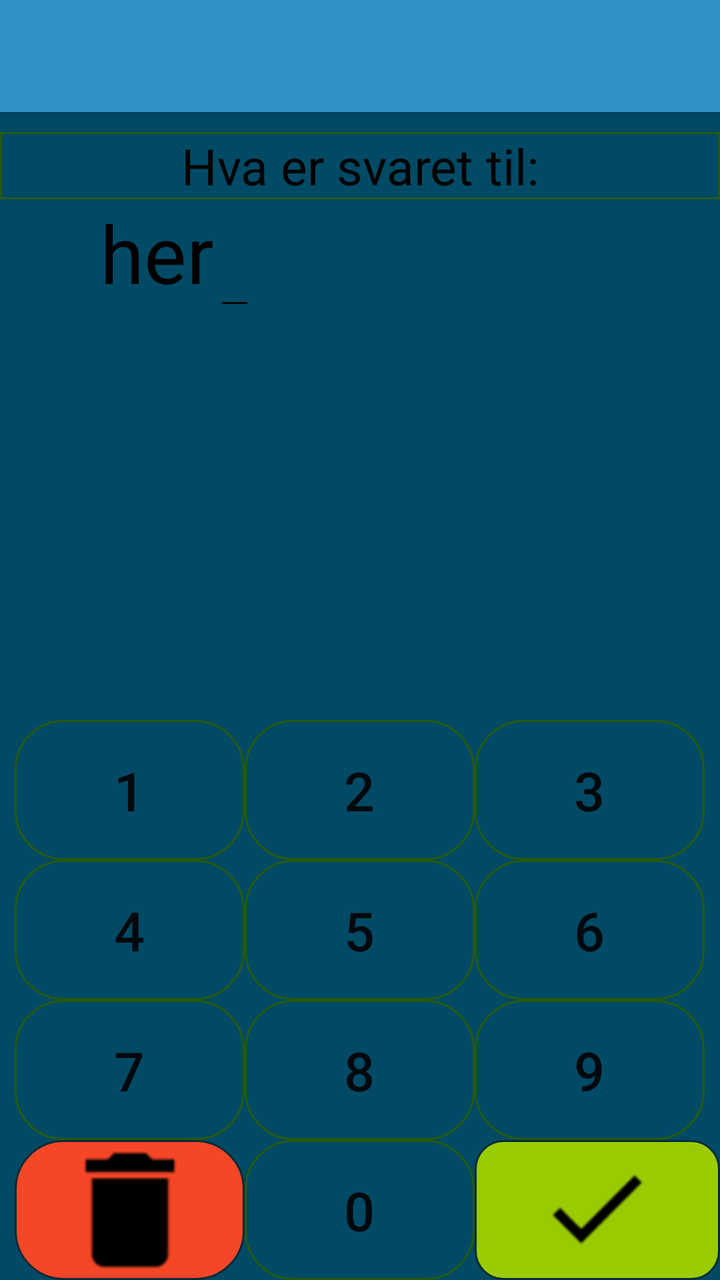
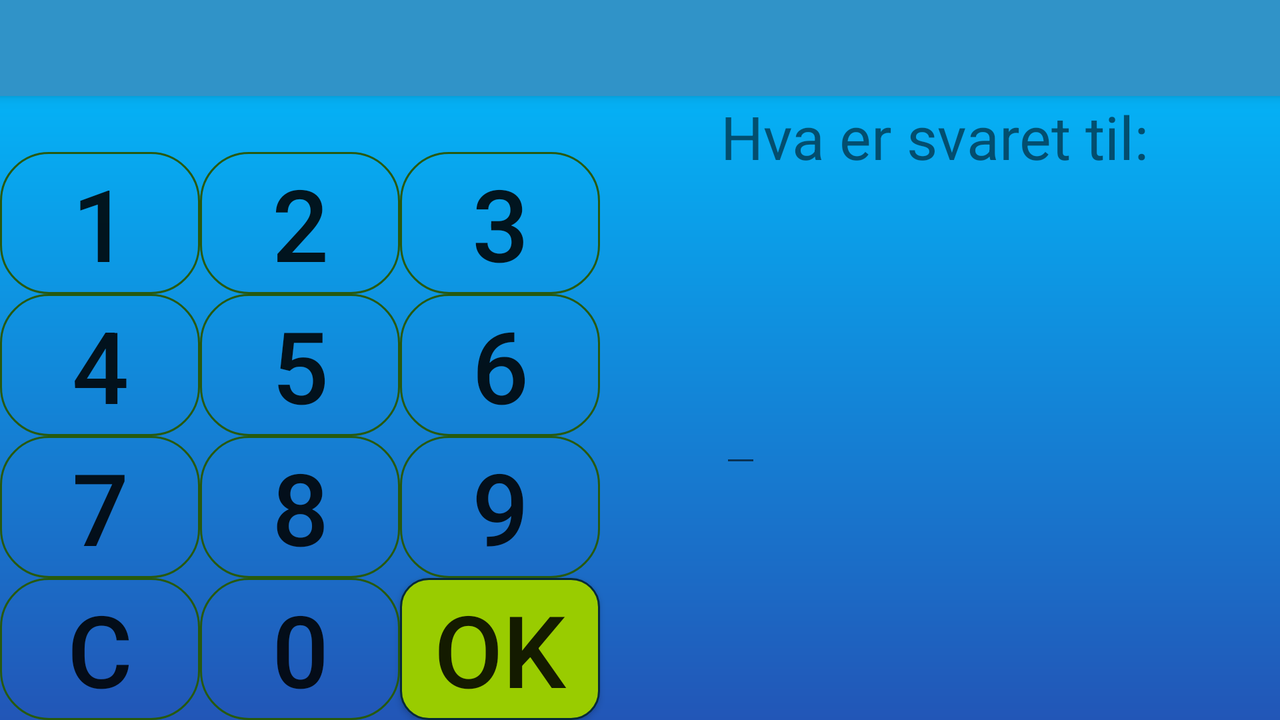

One screen, two layout resources from the same app: the default and the repository's alternative for another configuration. Each is rendered where Android would select it; the XML of both is given below.
<!-- AndroidManifest.xml: application theme Theme.AppCompat.Light.NoActionBar -->
<!-- res/layout/activity_new_game.xml -->
<?xml version="1.0" encoding="utf-8"?>
<RelativeLayout xmlns:android="http://schemas.android.com/apk/res/android"
    xmlns:app="http://schemas.android.com/apk/res-auto"
    xmlns:tools="http://schemas.android.com/tools"
    android:layout_width="match_parent"
    android:layout_height="match_parent"
    android:background="@color/backgroundColor"
    tools:context=".NewGame">

    <android.support.v7.widget.Toolbar
        android:id="@+id/my_toolbar"
        android:layout_width="match_parent"
        android:layout_height="?attr/actionBarSize"
        android:elevation="4dp"
        android:background="@color/navbar_color"
        android:theme="@style/ThemeOverlay.AppCompat.ActionBar"
        app:popupTheme="@style/ThemeOverlay.AppCompat.Light"/>

    <TextView
        android:id="@+id/textQuestion"
        android:layout_width="wrap_content"
        android:layout_height="wrap_content"
        android:layout_below="@id/my_toolbar"
        android:layout_alignParentStart="true"
        android:layout_alignParentEnd="true"
        android:layout_marginTop="10dp"
        android:textAlignment="center"
        android:text="@string/textQuestion"
        android:textSize="25sp"
        android:textColor="@color/black"
        android:background="@drawable/textborder"/>

    <TextView
        android:id="@+id/mathQuestionTextView"
        android:layout_width="wrap_content"
        android:layout_height="wrap_content"
        android:layout_below="@id/textQuestion"
        android:paddingLeft="50dp"
        android:text="her"
        android:textAlignment="center"
        android:textColor="@color/black"
        android:textSize="40sp" />

    <EditText
        android:id="@+id/answerBox"
        android:layout_width="wrap_content"
        android:layout_height="wrap_content"
        android:layout_alignBaseline="@+id/mathQuestionTextView"
        android:layout_toEndOf="@+id/mathQuestionTextView"
        android:backgroundTint="@color/black"
        android:maxLength="3"
        android:textAlignment="center"
        android:textColor="@color/black"
        android:textSize="40sp" />

    <Button
        android:textSize="27sp"
        android:id="@+id/btn_2"
        android:layout_width="wrap_content"
        android:layout_height="wrap_content"
        android:layout_above="@id/btn_5"
        android:layout_centerHorizontal="true"
        android:text="@string/calcBtn2"
        android:background="@drawable/button_shape"/>

    <Button
        android:textSize="27sp"
        android:id="@+id/btn_1"
        android:layout_width="wrap_content"
        android:layout_height="wrap_content"
        android:layout_toStartOf="@+id/btn_2"
        android:layout_above="@+id/btn_4"
        android:background="@drawable/button_shape"
        android:text="@string/calcBtn1" />

    <Button
        android:textSize="27sp"
        android:id="@+id/btn_3"
        android:layout_width="wrap_content"
        android:layout_height="wrap_content"
        android:layout_above="@+id/btn_6"
        android:layout_toEndOf="@+id/btn_2"
        android:layout_centerHorizontal="true"
        android:text="@string/calcBtn3"
        android:background="@drawable/button_shape"/>

    <Button
        android:textSize="27sp"
        android:id="@+id/btn_4"
        android:layout_width="wrap_content"
        android:layout_height="wrap_content"
        android:layout_above="@+id/btn_7"
        android:layout_toStartOf="@+id/btn_2"
        android:layout_centerHorizontal="true"
        android:text="@string/calcBtn4"
        android:background="@drawable/button_shape"/>

    <Button
        android:textSize="27sp"
        android:id="@+id/btn_5"
        android:layout_width="wrap_content"
        android:layout_height="wrap_content"
        android:layout_above="@+id/btn_8"
        android:layout_toEndOf="@+id/btn_4"
        android:layout_centerHorizontal="true"
        android:text="@string/calcBtn5"
        android:background="@drawable/button_shape"/>

    <Button
        android:textSize="27sp"
        android:id="@+id/btn_6"
        android:layout_width="wrap_content"
        android:layout_height="wrap_content"
        android:layout_above="@+id/btn_9"
        android:layout_toEndOf="@+id/btn_5"
        android:layout_centerHorizontal="true"
        android:text="@string/calcBtn6"
        android:background="@drawable/button_shape"/>

    <Button
        android:textSize="27sp"
        android:id="@+id/btn_7"
        android:layout_width="wrap_content"
        android:layout_height="wrap_content"
        android:layout_above="@+id/btn_clear"
        android:layout_toStartOf="@+id/btn_5"
        android:layout_centerHorizontal="true"
        android:text="@string/calcBtn7"
        android:background="@drawable/button_shape"/>

    <Button
        android:textSize="27sp"
        android:id="@+id/btn_8"
        android:layout_width="wrap_content"
        android:layout_height="wrap_content"
        android:layout_above="@+id/btn_0"
        android:layout_toEndOf="@+id/btn_7"
        android:layout_centerHorizontal="true"
        android:text="@string/calcBtn8"
        android:background="@drawable/button_shape"/>

    <Button
        android:textSize="27sp"
        android:id="@+id/btn_9"
        android:layout_width="wrap_content"
        android:layout_height="wrap_content"
        android:layout_above="@+id/btn_ok"
        android:layout_toEndOf="@+id/btn_8"
        android:layout_centerHorizontal="true"
        android:text="@string/calcBtn9"
        android:background="@drawable/button_shape"/>

    <ImageButton
        android:id="@+id/btn_clear"
        android:layout_width="wrap_content"
        android:layout_height="wrap_content"
        android:layout_toStartOf="@+id/btn_8"
        android:layout_centerHorizontal="true"
        android:layout_alignParentBottom="true"
        android:src="@drawable/delete_icon_button"
        android:background="@drawable/clear_button"/>

    <Button
        android:textSize="27sp"
        android:id="@+id/btn_0"
        android:layout_width="wrap_content"
        android:layout_height="wrap_content"
        android:layout_toEndOf="@+id/btn_clear"
        android:layout_centerHorizontal="true"
        android:layout_alignParentBottom="true"
        android:text="@string/calcBtn0"
        android:background="@drawable/button_shape"/>

    <ImageButton
        android:id="@+id/btn_ok"
        android:layout_width="wrap_content"
        android:layout_height="wrap_content"
        android:layout_toEndOf="@+id/btn_0"
        android:layout_centerHorizontal="true"
        android:layout_alignParentBottom="true"
        android:src="@drawable/done_icon_button"
        android:background="@drawable/ok_button"/>

</RelativeLayout>
<!-- resources referenced by this layout -->
<resources>
  <color name="backgroundColor">#004a65</color>
  <color name="navbar_color">#3093c8</color>
  <!-- drawable button_shape (drawable) -->
  <?xml version="1.0" encoding="utf-8"?>
  <shape xmlns:android="http://schemas.android.com/apk/res/android" android:shape="rectangle" >
  
      <solid
          android:color="@color/calculator_btn_color"
          />
      <corners
          android:radius="24dp"
          />
      <stroke
          android:width="1dp"
          android:color="#275a0f"
          />
      <size
          android:width="115dp"
          android:height="70dp"
          />
  
  </shape>
  <!-- drawable clear_button (drawable) -->
  <?xml version="1.0" encoding="utf-8"?>
  <shape xmlns:android="http://schemas.android.com/apk/res/android" android:shape="rectangle" >
  
      <solid
          android:color="#f54627"
          />
      <corners
          android:radius="24dp"
          />
      <stroke
          android:width="1dp"
          android:color="#072a37"
          />
      <size
          android:width="115dp"
          android:height="70dp"
          />
  
  </shape>
  <!-- drawable delete_icon_button: png bitmap (drawable, 629 bytes) -->
  <!-- drawable done_icon_button: png bitmap (drawable, 722 bytes) -->
  <!-- drawable ok_button (drawable) -->
  <?xml version="1.0" encoding="utf-8"?>
  <shape xmlns:android="http://schemas.android.com/apk/res/android" android:shape="rectangle" >
  
      <solid
          android:color="#ff99cc00"
          />
      <stroke
          android:width="1dp"
          android:color="#072a37"
          />
      <corners
          android:radius="14dp"
          />
      <size
          android:width="130dp"
          android:height="70dp"
          />
  
  </shape>
  <!-- drawable textborder (drawable) -->
  <shape xmlns:android="http://schemas.android.com/apk/res/android" android:shape="rectangle" >
      <stroke
          android:width="1dip" android:color="#275a0f"/>
  </shape>
  <string name="calcBtn0">0</string>
  <string name="calcBtn1">1</string>
  <string name="calcBtn2">2</string>
  <string name="calcBtn3">3</string>
  <string name="calcBtn4">4</string>
  <string name="calcBtn5">5</string>
  <string name="calcBtn6">6</string>
  <string name="calcBtn7">7</string>
  <string name="calcBtn8">8</string>
  <string name="calcBtn9">9</string>
  <string name="textQuestion">Hva er svaret til:</string>
  
      // Verdier til kalkulatoren
</resources>
<!-- res/layout-land/activity_new_game.xml (the repository's variant of the layout above) -->
<!-- drawn on the phone turned sideways -->
<?xml version="1.0" encoding="utf-8"?>
<RelativeLayout xmlns:android="http://schemas.android.com/apk/res/android"
    xmlns:app="http://schemas.android.com/apk/res-auto"
    xmlns:tools="http://schemas.android.com/tools"
    android:layout_width="match_parent"
    android:layout_height="match_parent"
    android:background="@drawable/gradient_bgcolor"
    tools:context=".NewGame">

    <android.support.v7.widget.Toolbar
        android:id="@+id/my_toolbar"
        android:layout_width="match_parent"
        android:layout_height="?attr/actionBarSize"
        android:elevation="4dp"
        android:background="@color/navbar_color"
        android:theme="@style/ThemeOverlay.AppCompat.ActionBar"
        app:popupTheme="@style/ThemeOverlay.AppCompat.Light"/>

    <TextView
        android:id="@+id/textQuestion"
        android:layout_width="wrap_content"
        android:layout_height="wrap_content"
        android:textSize="30sp"
        android:layout_below="@id/my_toolbar"
        android:layout_toEndOf="@+id/btn_3"
        android:text="@string/textQuestion"
        android:layout_marginLeft="60dp"
        android:textAlignment="center"/>

    <TextView
        android:id="@+id/mathQuestionTextView"
        android:layout_width="wrap_content"
        android:layout_height="wrap_content"
        android:textSize="50sp"
        android:layout_below="@id/textQuestion"
        android:layout_toEndOf="@+id/btn_3"
        android:layout_marginLeft="60dp"
        android:textAlignment="center"/>

    <EditText
        android:id="@+id/edText1"
        android:layout_width="wrap_content"
        android:layout_height="wrap_content"
        android:layout_below="@+id/mathQuestionTextView"
        android:layout_toEndOf="@+id/btn_3"
        android:textAlignment="center"
        android:layout_marginLeft="60dp"
        android:textSize="50sp"/>

    <Button
        android:id="@+id/btn_2"
        android:layout_width="wrap_content"
        android:layout_height="wrap_content"
        android:layout_above="@+id/btn_5"
        android:layout_toEndOf="@+id/btn_1"
        android:background="@drawable/landscape_newgame_button_shape"
        android:text="@string/calcBtn2"
        android:textSize="50sp" />

    <Button
        android:id="@+id/btn_1"
        android:layout_width="wrap_content"
        android:layout_height="wrap_content"
        android:layout_alignParentStart="true"
        android:layout_centerVertical="true"
        android:layout_above="@+id/btn_4"
        android:background="@drawable/landscape_newgame_button_shape"
        android:text="@string/calcBtn1"
        android:textSize="50sp" />

    <Button android:textSize="50sp"
        android:id="@+id/btn_3"
        android:layout_width="wrap_content"
        android:layout_height="wrap_content"
        android:layout_above="@+id/btn_6"
        android:layout_toEndOf="@+id/btn_2"
        android:layout_centerHorizontal="true"
        android:text="@string/calcBtn3"
        android:background="@drawable/landscape_newgame_button_shape"/>

    <Button
        android:id="@+id/btn_4"
        android:layout_width="wrap_content"
        android:layout_height="wrap_content"
        android:layout_alignParentStart="true"
        android:layout_below="@+id/btn_2"
        android:background="@drawable/landscape_newgame_button_shape"
        android:text="@string/calcBtn4"
        android:textSize="50sp" />

    <Button android:textSize="50sp"
        android:id="@+id/btn_5"
        android:layout_width="wrap_content"
        android:layout_height="wrap_content"
        android:layout_above="@+id/btn_8"
        android:layout_toEndOf="@+id/btn_4"
        android:layout_centerHorizontal="true"
        android:text="@string/calcBtn5"
        android:background="@drawable/landscape_newgame_button_shape"/>

    <Button android:textSize="50sp"
        android:id="@+id/btn_6"
        android:layout_width="wrap_content"
        android:layout_height="wrap_content"
        android:layout_above="@+id/btn_9"
        android:layout_toEndOf="@+id/btn_5"
        android:layout_centerHorizontal="true"
        android:text="@string/calcBtn6"
        android:background="@drawable/landscape_newgame_button_shape"/>

    <Button android:textSize="50sp"
        android:id="@+id/btn_7"
        android:layout_width="wrap_content"
        android:layout_height="wrap_content"
        android:layout_above="@+id/btn_clear"
        android:layout_toStartOf="@+id/btn_5"
        android:layout_centerHorizontal="true"
        android:text="@string/calcBtn7"
        android:background="@drawable/landscape_newgame_button_shape"/>

    <Button android:textSize="50sp"
        android:id="@+id/btn_8"
        android:layout_width="wrap_content"
        android:layout_height="wrap_content"
        android:layout_above="@+id/btn_0"
        android:layout_toEndOf="@+id/btn_7"
        android:layout_centerHorizontal="true"
        android:text="@string/calcBtn8"
        android:background="@drawable/landscape_newgame_button_shape"/>

    <Button android:textSize="50sp"
        android:id="@+id/btn_9"
        android:layout_width="wrap_content"
        android:layout_height="wrap_content"
        android:layout_above="@+id/btn_ok"
        android:layout_toEndOf="@+id/btn_8"
        android:layout_centerHorizontal="true"
        android:text="@string/calcBtn9"
        android:background="@drawable/landscape_newgame_button_shape"/>

    <Button android:textSize="50sp"
        android:id="@+id/btn_clear"
        android:layout_width="wrap_content"
        android:layout_height="wrap_content"
        android:layout_toStartOf="@+id/btn_8"
        android:layout_centerHorizontal="true"
        android:layout_alignParentBottom="true"
        android:text="C"
        android:background="@drawable/landscape_newgame_button_shape"/>

    <Button android:textSize="50sp"
        android:id="@+id/btn_0"
        android:layout_width="wrap_content"
        android:layout_height="wrap_content"
        android:layout_toEndOf="@+id/btn_clear"
        android:layout_centerHorizontal="true"
        android:layout_alignParentBottom="true"
        android:text="@string/calcBtn0"
        android:background="@drawable/landscape_newgame_button_shape"/>

    <Button android:textSize="50sp"
        android:id="@+id/btn_ok"
        android:layout_width="wrap_content"
        android:layout_height="wrap_content"
        android:layout_toEndOf="@+id/btn_0"
        android:layout_centerHorizontal="true"
        android:layout_alignParentBottom="true"
        android:text="@string/calcBtnOK"
        android:background="@drawable/landscape_ok_button"/>

</RelativeLayout>
<!-- resources referenced by the variant -->
<!-- as the phone turned sideways resolves them -->
<resources>
  <color name="navbar_color">#3093c8</color>
  <!-- drawable gradient_bgcolor (drawable) -->
  <?xml version="1.0" encoding="utf-8"?>
  <shape xmlns:android="http://schemas.android.com/apk/res/android" android:shape="rectangle" >
      <gradient
          android:angle="-270"
          android:centerX="35%"
          android:startColor="#00bfff"
          android:endColor="#2256b7"
          android:type="linear"
          />
  </shape>
  <!-- drawable landscape_newgame_button_shape (drawable) -->
  <?xml version="1.0" encoding="utf-8"?>
  <shape xmlns:android="http://schemas.android.com/apk/res/android" android:shape="rectangle" >
  
      <solid
          android:color="@color/calculator_btn_color"
          />
      <corners
          android:radius="24dp"
          />
      <stroke
          android:width="1dp"
          android:color="#275a0f"
          />
      <size
          android:width="100dp"
          android:height="71dp"
          />
  
  </shape>
  <!-- drawable landscape_ok_button (drawable) -->
  <?xml version="1.0" encoding="utf-8"?>
  <shape xmlns:android="http://schemas.android.com/apk/res/android" android:shape="rectangle" >
  
      <solid
          android:color="#ff99cc00"
          />
      <stroke
          android:width="1dp"
          android:color="#072a37"
          />
      <corners
          android:radius="14dp"
          />
      <size
          android:width="100dp"
          android:height="71dp"
          />
  
  </shape>
  <string name="calcBtn0">0</string>
  <string name="calcBtn1">1</string>
  <string name="calcBtn2">2</string>
  <string name="calcBtn3">3</string>
  <string name="calcBtn4">4</string>
  <string name="calcBtn5">5</string>
  <string name="calcBtn6">6</string>
  <string name="calcBtn7">7</string>
  <string name="calcBtn8">8</string>
  <string name="calcBtn9">9</string>
  <string name="calcBtnOK">OK</string>
  
      // Verdier til settings
  <string name="textQuestion">Hva er svaret til:</string>
  
      // Verdier til kalkulatoren
</resources>
